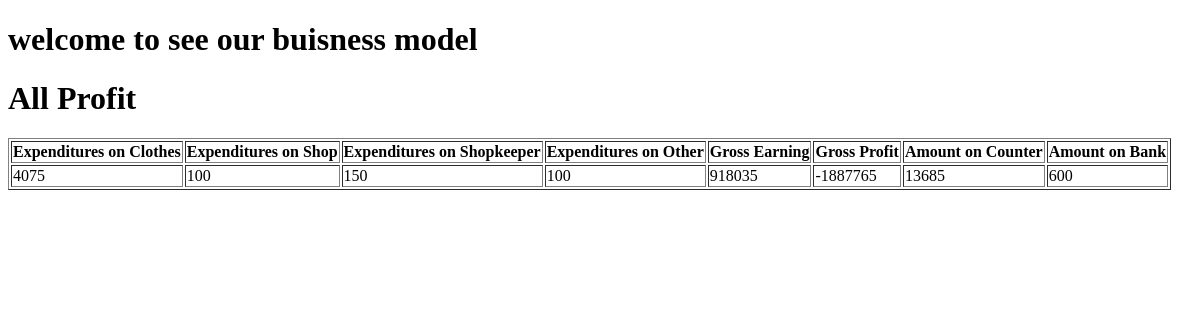
The app's page /profit/, older data.
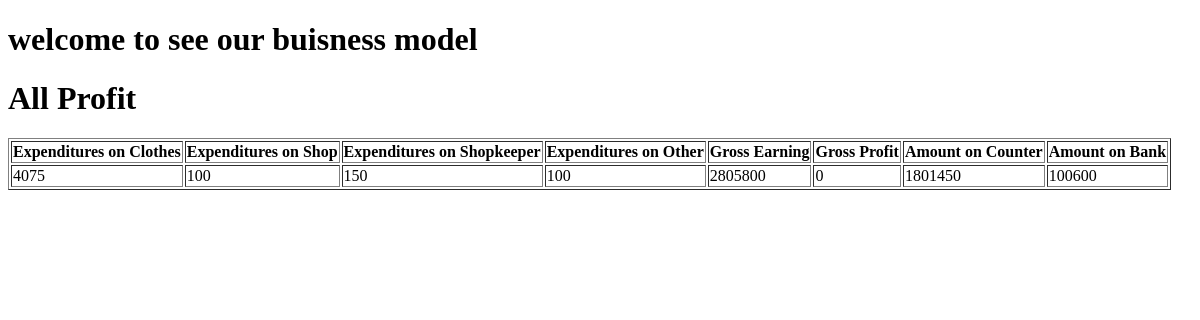
The same page, newer data.
### account/models.py (models this page shows)
class Profit(models.Model):
    total_expenses_on_clothes=models.PositiveIntegerField(default=0)
    total_expenses_on_shop=models.PositiveBigIntegerField(default=0)
    total_expenses_on_shopkeeper=models.PositiveIntegerField(default=0)
    total_expenses_on_other=models.PositiveIntegerField(default=0)
    gross_earning=models.PositiveIntegerField(default=0)
    gross_profit=models.IntegerField(default=0)
    cur_amount_on_counter=models.PositiveIntegerField(default=0)
    cur_amount_on_bank=models.PositiveIntegerField(default=0)

### account/views.py (the view)
# urls.py: path('profit/',views.profit_view,name='profit'),
def profit_view(request):
    profit=Profit.objects.all()
    return render(request,"profit.html",{'context':profit})

### account/templates/profit.html (shortened to what this page needs)
<!DOCTYPE html>
<html lang="en">
<head>
</head>
<body>
    <p><h1>welcome to see our buisness model</h1></p>
    <h1>All Profit</h1>
    <table border="1">
        <thead>
            <tr>
                <th>Expenditures on Clothes</th>
                <th>Expenditures on Shop</th>
                <th>Expenditures on Shopkeeper</th>
                <th>Expenditures on Other</th>
                <th>Gross Earning</th>
                <th>Gross Profit</th>
                <th>Amount on Counter</th>
                <th>Amount on Bank</th>
            </tr>
        </thead>
        <tbody>
            {% for profit in context %}
            <tr>
                <td>{{ profit.total_expenses_on_clothes }}</td>
                <td>{{ profit.total_expenses_on_shop }}</td>
                <td>{{ profit.total_expenses_on_shopkeeper }}</td>
                <td>{{ profit.total_expenses_on_other }}</td>
                <td>{{ profit.gross_earning }}</td>
                <td>{{ profit.gross_profit }}</td>
                <td>{{ profit.cur_amount_on_counter }}</td>
                <td>{{ profit.cur_amount_on_bank }}</td>
            </tr>
            {% empty %}
            <tr>
                <td colspan="7">No transactions found.</td>
            </tr>
            {% endfor %}
        </tbody>
    </table>
</body>
</html>

Row changes from the older to the newer data that the page shows:
changed Profit: gross_earning "918035" → "2805800"; gross_profit "-1887765" → "0"; cur_amount_on_counter "13685" → "1801450"; cur_amount_on_bank "600" → "100600"
